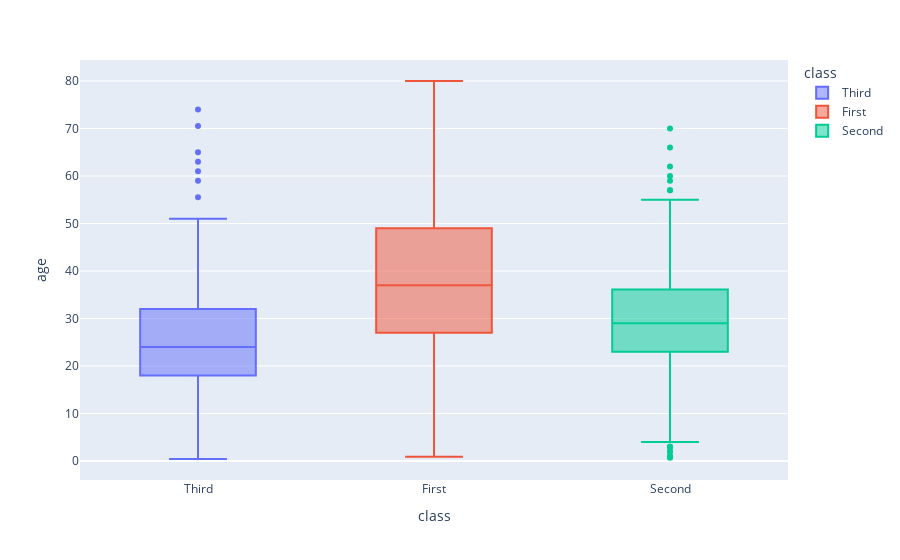

Notebook code cell kept with this figure:
### Code cell


### Figure 1 — Plotly figure (JSON) as saved in the notebook; plotly's stock layout.template omitted (floating-point values rounded to 4 significant figures; data arrays with more than 128 entries replaced by an {"elided": "..."} marker saying what was removed)
{"data": [{"alignmentgroup": "True", "hovertemplate": "class=%{x}<br>age=%{y}<extra></extra>", "legendgroup": "Third", "marker": {"color": "#636efa"}, "name": "Third", "notched": false, "offsetgroup": "Third", "orientation": "v", "showlegend": true, "type": "box", "x": {"elided": "491 str values"}, "x0": " ", "xaxis": "x", "y": {"elided": "491 float values"}, "y0": " ", "yaxis": "y"}, {"alignmentgroup": "True", "hovertemplate": "class=%{x}<br>age=%{y}<extra></extra>", "legendgroup": "First", "marker": {"color": "#EF553B"}, "name": "First", "notched": false, "offsetgroup": "First", "orientation": "v", "showlegend": true, "type": "box", "x": {"elided": "216 str values"}, "x0": " ", "xaxis": "x", "y": {"elided": "216 float values"}, "y0": " ", "yaxis": "y"}, {"alignmentgroup": "True", "hovertemplate": "class=%{x}<br>age=%{y}<extra></extra>", "legendgroup": "Second", "marker": {"color": "#00cc96"}, "name": "Second", "notched": false, "offsetgroup": "Second", "orientation": "v", "showlegend": true, "type": "box", "x": {"elided": "184 str values"}, "x0": " ", "xaxis": "x", "y": {"elided": "184 float values"}, "y0": " ", "yaxis": "y"}], "layout": {"boxmode": "overlay", "legend": {"title": {"text": "class"}, "tracegroupgap": 0}, "margin": {"t": 60}, "xaxis": {"anchor": "y", "categoryarray": ["Third", "First", "Second"], "categoryorder": "array", "domain": [0, 1], "title": {"text": "class"}}, "yaxis": {"anchor": "x", "domain": [0, 1], "title": {"text": "age"}}}}
